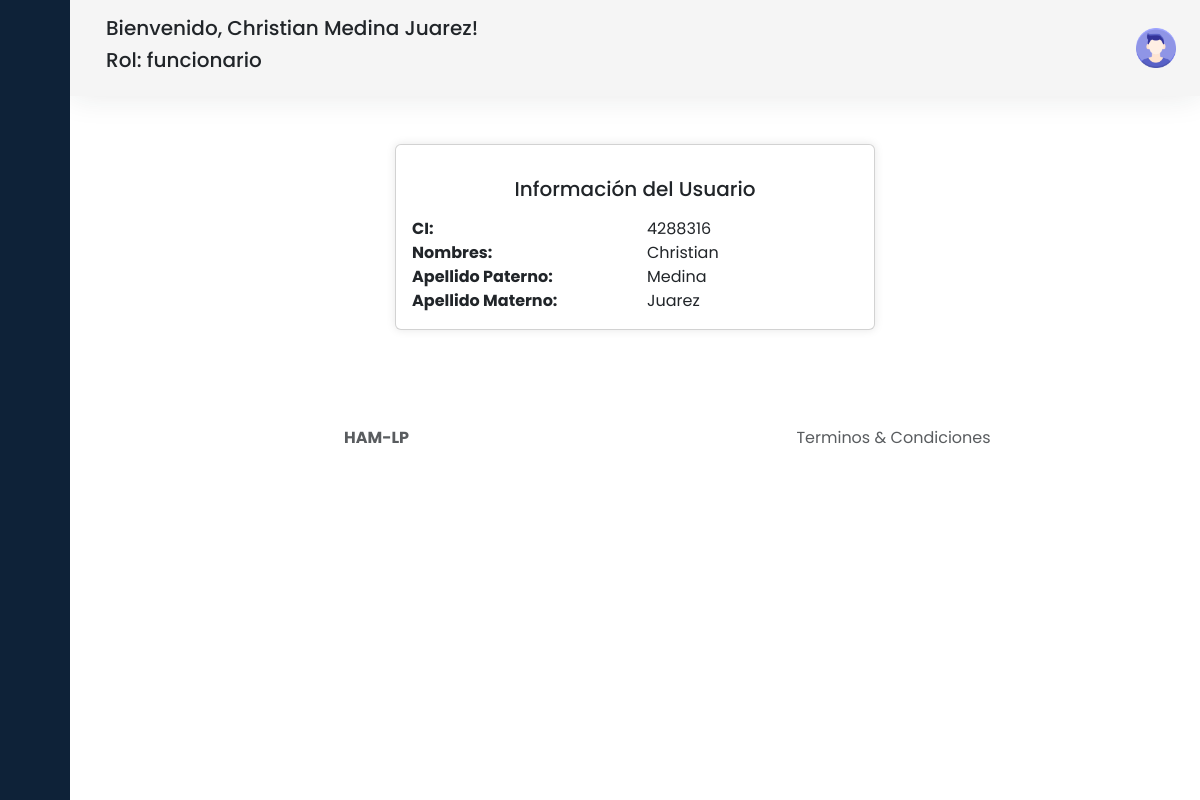
Screenshot of /pregunta-2/perfil.php (signed in) with the database file from the repository.
### tables this page shows
CREATE TABLE `persona` (
  `id_persona` int(11) NOT NULL,
  `ci` varchar(50) DEFAULT NULL,
  `nombres` varchar(50) DEFAULT NULL,
  `aPaterno` varchar(50) DEFAULT NULL,
  `aMaterno` varchar(50) DEFAULT NULL
);

### pregunta-2/perfil.php (the view, shortened to what this page needs)
<?php
$conexion = conectarBD();
$ci = $_SESSION['ci'];
$sql = "SELECT ci, nombres, aPaterno, aMaterno FROM Persona WHERE ci = '$ci'";
$resultado = $conexion->query($sql);
if ($resultado && $resultado->num_rows > 0) {
    $fila = $resultado->fetch_assoc();
} else {
    $fila = null;
}
?>
<!DOCTYPE html>
<html lang="en">
<head>
    <link href="https://cdn.lineicons.com/4.0/lineicons.css" rel="stylesheet" />
    <link href="https://cdn.jsdelivr.net/npm/bootstrap@5.3.2/dist/css/bootstrap.min.css" rel="stylesheet"
>
    <link rel="stylesheet" href="css/style.css">
</head>
<body>
    <div class="wrapper">
        <?php include 'include/aside.php'; ?>
        <div class="main">
            <?php include 'include/nav.php'; ?>
            <main class="content px-3 py-5">
                <div class="container-fluid d-flex justify-content-center">
                    <?php if ($fila): ?>
                        <div class="card" style="width: 30rem;">
                            <div class="card-body">
                                <h5 class="card-title my-3 text-center">Información del Usuario</h5>
                                <div class="row">
                                    <div class="col">
                                        <p class="card-text"><strong>CI:</strong></p>
                                    </div>
                                    <div class="col">
                                        <p class="card-text"><?php echo htmlspecialchars($fila['ci']); ?></p>
                                    </div>
                                </div>
                                <div class="row">
                                    <div class="col">
                                        <p class="card-text"><strong>Nombres:</strong></p>
                                    </div>
                                    <div class="col">
                                        <p class="card-text"><?php echo htmlspecialchars($fila['nombres']); ?></p>
                                    </div>
                                </div>
                                <div class="row">
                                    <div class="col">
                                        <p class="card-text"><strong>Apellido Paterno:</strong></p>
                                    </div>
                                    <div class="col">
                                        <p class="card-text"><?php echo htmlspecialchars($fila['aPaterno']); ?></p>
                                    </div>
                                </div>
                                <div class="row">
                                    <div class="col">
                                        <p class="card-text"><strong>Apellido Materno:</strong></p>
                                    </div>
                                    <div class="col">
                                        <p class="card-text"><?php echo htmlspecialchars($fila['aMaterno']); ?></p>
                                    </div>
                                </div>
                            </div>
                        </div>
                    <?php else: ?>
                        <div class="alert alert-danger" role="alert">
                            No se encontró información del usuario.
                        </div>
                    <?php endif; ?>
                </div>
            </main>
            <?php include 'include/footer.php'; ?>
        </div>
    </div>
</body>
</html>

### pregunta-2/css/style.css (style rules this page uses)
body { font-family: 'Poppins', sans-serif; }
.wrapper { display: flex; }
.main { display: flex; flex-direction: column; min-height: 100vh; width: 100%; overflow: hidden; transition: all 0.35s ease-in-out; background-color: #fff; min-width: 0; }
.card { box-shadow: 0 0 10px rgba(0, 0, 0, 0.1); }

### rows the page displays
persona: ci "4288316", nombres "Christian", aPaterno "Medina", aMaterno "Juarez"

### other values shown
$_SESSION['nombreCompleto'] "Christian Medina Juarez"
$_SESSION['rol'] "funcionario"
